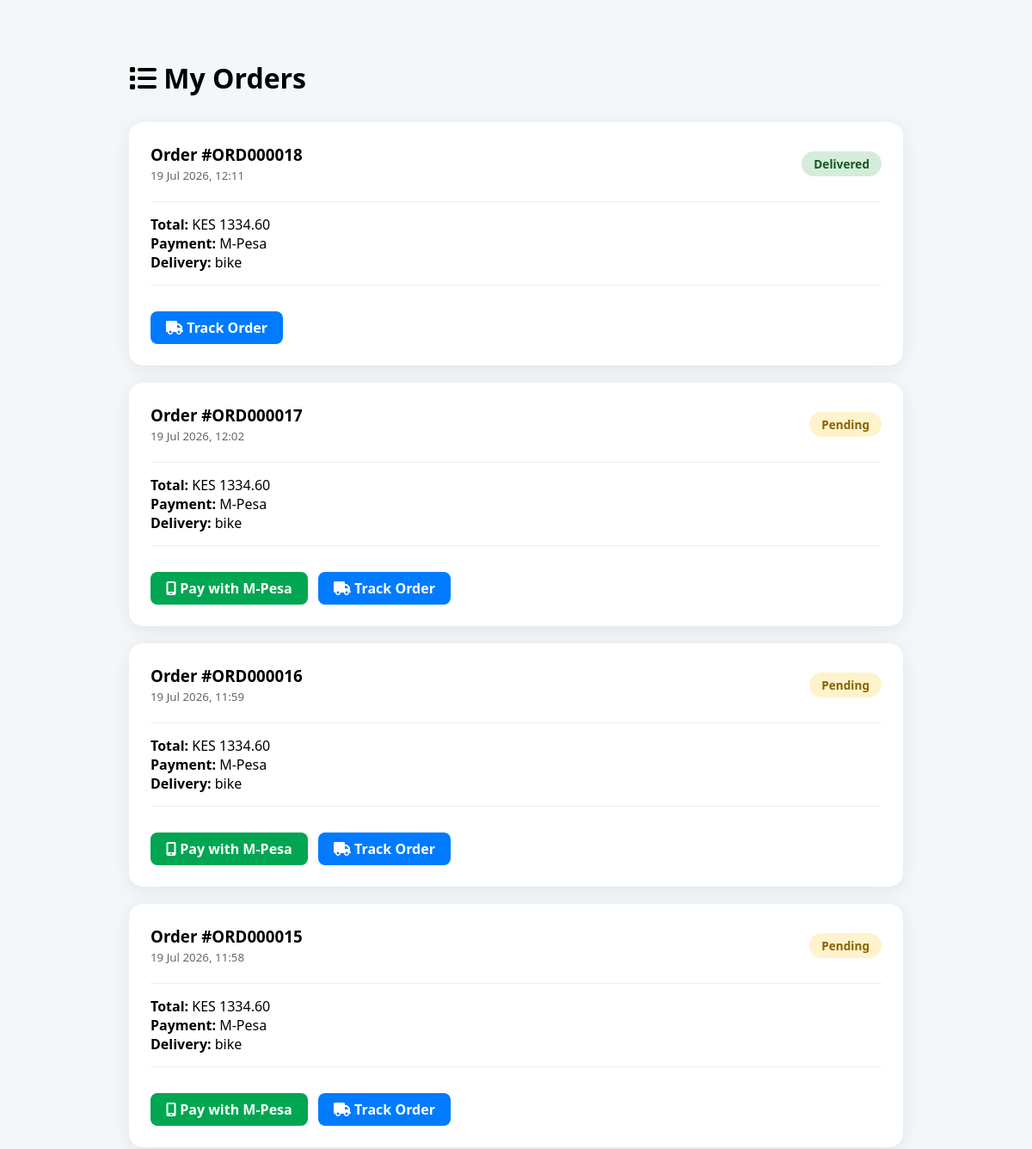
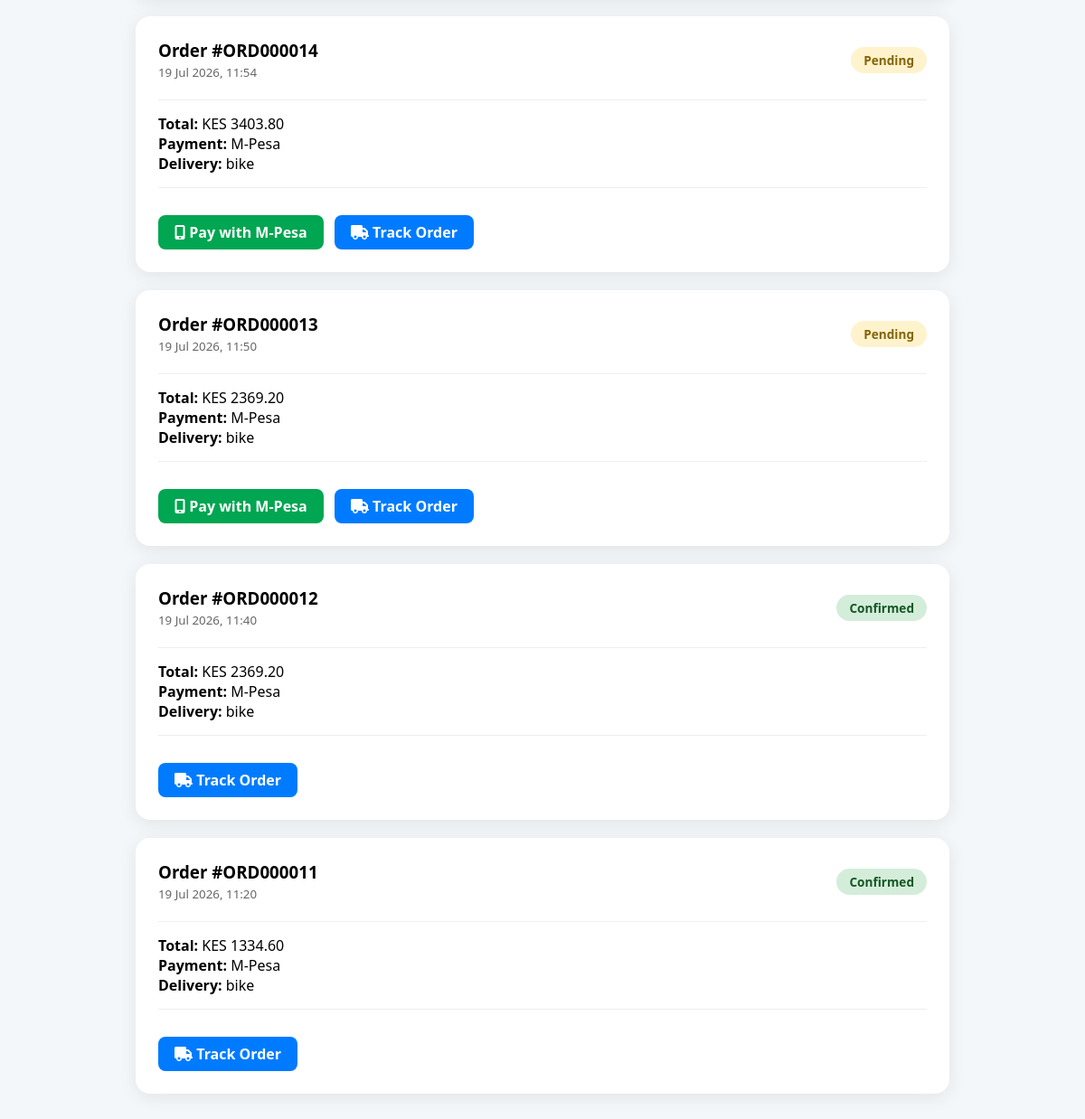
The page /checkout/my-orders/ (signed in) on the database its author committed (2 pictures, top to bottom).
### checkout/models.py (models this page shows, shortened)
class Order(models.Model):
    STATUS_CHOICES = [
        ('pending', 'Pending'),
        ('confirmed', 'Confirmed'),
        ('preparing', 'Preparing'),
        ('out_for_delivery', 'Out for Delivery'),
        ('delivered', 'Delivered'),
        ('cancelled', 'Cancelled'),
    ]
    PAYMENT_METHODS = [
        ('mpesa', 'M-Pesa'),
        ('card', 'Credit/Debit Card'),
        ('cash', 'Cash on Delivery'),
        ('bank', 'Bank Transfer'),
    ]
    user = models.ForeignKey(User, on_delete=models.CASCADE, related_name='orders')
    order_number = models.CharField(max_length=20, unique=True, editable=False)
    subtotal = models.DecimalField(max_digits=12, decimal_places=2)
    delivery_fee = models.DecimalField(max_digits=10, decimal_places=2, default=0)
    total = models.DecimalField(max_digits=12, decimal_places=2)
    payment_method = models.CharField(max_length=20, choices=PAYMENT_METHODS)
    delivery_option = models.ForeignKey(DeliveryOption, on_delete=models.PROTECT)
    delivery_person = models.ForeignKey(DeliveryPerson, on_delete=models.SET_NULL, null=True, blank=True)
    delivery_address = models.TextField()
    delivery_notes = models.TextField(blank=True)
    delivery_latitude = models.DecimalField(max_digits=9, decimal_places=6, null=True, blank=True)
    delivery_longitude = models.DecimalField(max_digits=9, decimal_places=6, null=True, blank=True)
    shop_latitude = models.DecimalField(max_digits=9, decimal_places=6, default=-1.2855, null=True, blank=True)
    shop_longitude = models.DecimalField(max_digits=9, decimal_places=6, default=36.8261, null=True, blank=True)
    status = models.CharField(max_length=20, choices=STATUS_CHOICES, default='pending')
    created_at = models.DateTimeField(auto_now_add=True)
    updated_at = models.DateTimeField(auto_now=True)

class DeliveryOption(models.Model):
    name = models.CharField(max_length=100)
    description = models.TextField(blank=True)
    base_fee = models.DecimalField(max_digits=10, decimal_places=2, default=0)
    estimated_time = models.CharField(max_length=50, help_text="e.g. 30-60 mins")
    is_active = models.BooleanField(default=True)

### checkout/views.py (the view)
# urls.py: path('my-orders/', views.my_orders, name='my_orders'),
@login_required
def my_orders(request):
    orders = Order.objects.filter(user=request.user).order_by('-created_at')
    return render(request, 'checkout/my_orders.html', {'orders': orders})

### checkout/templates/checkout/my_orders.html (shortened to what this page needs)
{% load static %}
<!DOCTYPE html>
<html lang="en">
<head>
    <link rel="stylesheet" href="https://cdnjs.cloudflare.com/ajax/libs/font-awesome/6.4.2/css/all.min.css">
</head>
<body>
    <div class="container">
        <h1 style="margin-bottom: 30px;"><i class="fas fa-list"></i> My Orders</h1>
        {% for order in orders %}
        <div class="order-card">
            <div style="display: flex; justify-content: space-between; align-items: center; flex-wrap: wrap;">
                <div>
                    <h3 style="margin: 0;">Order #{{ order.order_number }}</h3>
                    <small style="color: #666;">{{ order.created_at|date:"d M Y, H:i" }}</small>
                </div>
                <span class="status status-{{ order.status }}">
                    {{ order.get_status_display }}
                </span>
            </div>
            <div style="margin: 20px 0; padding: 15px 0; border-top: 1px solid #eee; border-bottom: 1px solid #eee;">
                <strong>Total:</strong> KES {{ order.total }}<br>
                <strong>Payment:</strong> {{ order.get_payment_method_display }}<br>
                <strong>Delivery:</strong> {{ order.delivery_option.name }}
            </div>
            <div>
                {% if order.status == 'pending' %}
                    {% if order.payment_method == 'mpesa' %}
                        <a href="{% url 'payment:mpesa_payment' order.order_number %}" class="btn btn-pay">
                            <i class="fas fa-mobile-alt"></i> Pay with M-Pesa
                        </a>
                    {% elif order.payment_method == 'card' %}
                        <a href="{% url 'payment:card_payment' order.order_number %}" class="btn btn-pay">
                            <i class="fas fa-credit-card"></i> Pay with Card
                        </a>
                    {% endif %}
                {% endif %}
                <a href="{% url 'checkout:track_order' order.order_number %}" class="btn btn-track">
                    <i class="fas fa-truck"></i> Track Order
                </a>
            </div>
        </div>
        {% empty %}
            <p style="text-align: center; color: #666;">You have no orders yet.</p>
        {% endfor %}
    </div>
</body>
</html>

### checkout/templates/checkout/my_orders.html (style rules this page uses)
body { font-family: 'Segoe UI', Tahoma, Geneva, Verdana, sans-serif; background: #f4f7fa; padding: 40px 20px; }
.container { max-width: 900px; margin: 0 auto; }
.order-card { background: white; border-radius: 16px; padding: 25px; margin-bottom: 20px; box-shadow: 0 4px 20px rgba(0,0,0,0.08); }
.status { padding: 5px 14px; border-radius: 20px; font-size: 0.85rem; font-weight: 600; }
.status-pending { background: #fff3cd; color: #856404; }
.status-confirmed { background: #d4edda; color: #155724; }
.status-delivered { background: #d4edda; color: #155724; }
.btn { padding: 8px 18px; border-radius: 8px; text-decoration: none; font-weight: 600; display: inline-block; margin-right: 8px; margin-top: 10px; }
.btn-pay { background: #00a651; color: white; }
.btn-track { background: #007bff; color: white; }

### rows shown on the page
Order: order_number "ORD000018", created_at "19 Jul 2026, 12:11", status "Delivered", total "1334.60", payment_method "M-Pesa", delivery_option.name "bike"
Order: order_number "ORD000017", created_at "19 Jul 2026, 12:02", status "Pending", total "1334.60", payment_method "M-Pesa", delivery_option.name "bike", shows "Pay with M-Pesa"
Order: order_number "ORD000016", created_at "19 Jul 2026, 11:59", status "Pending", total "1334.60", payment_method "M-Pesa", delivery_option.name "bike", shows "Pay with M-Pesa"
Order: order_number "ORD000015", created_at "19 Jul 2026, 11:58", status "Pending", total "1334.60", payment_method "M-Pesa", delivery_option.name "bike", shows "Pay with M-Pesa"
Order: order_number "ORD000014", created_at "19 Jul 2026, 11:54", status "Pending", total "3403.80", payment_method "M-Pesa", delivery_option.name "bike", shows "Pay with M-Pesa"
Order: order_number "ORD000013", created_at "19 Jul 2026, 11:50", status "Pending", total "2369.20", payment_method "M-Pesa", delivery_option.name "bike", shows "Pay with M-Pesa"
Order: order_number "ORD000012", created_at "19 Jul 2026, 11:40", status "Confirmed", total "2369.20", payment_method "M-Pesa", delivery_option.name "bike"
Order: order_number "ORD000011", created_at "19 Jul 2026, 11:20", status "Confirmed", total "1334.60", payment_method "M-Pesa", delivery_option.name "bike"
